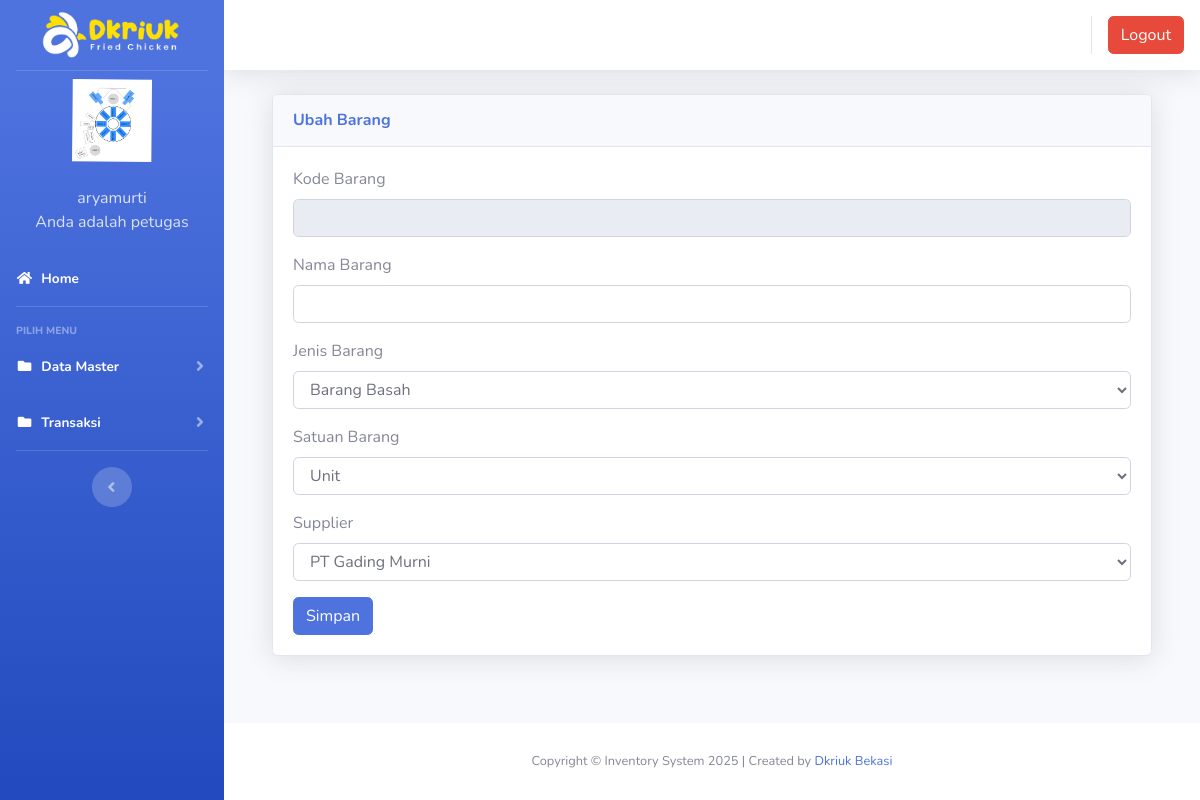
Before: /index2.php?page=gudang&aksi=ubahgudang&kode_barang=BAR-0725001 (signed in) with the older database file.
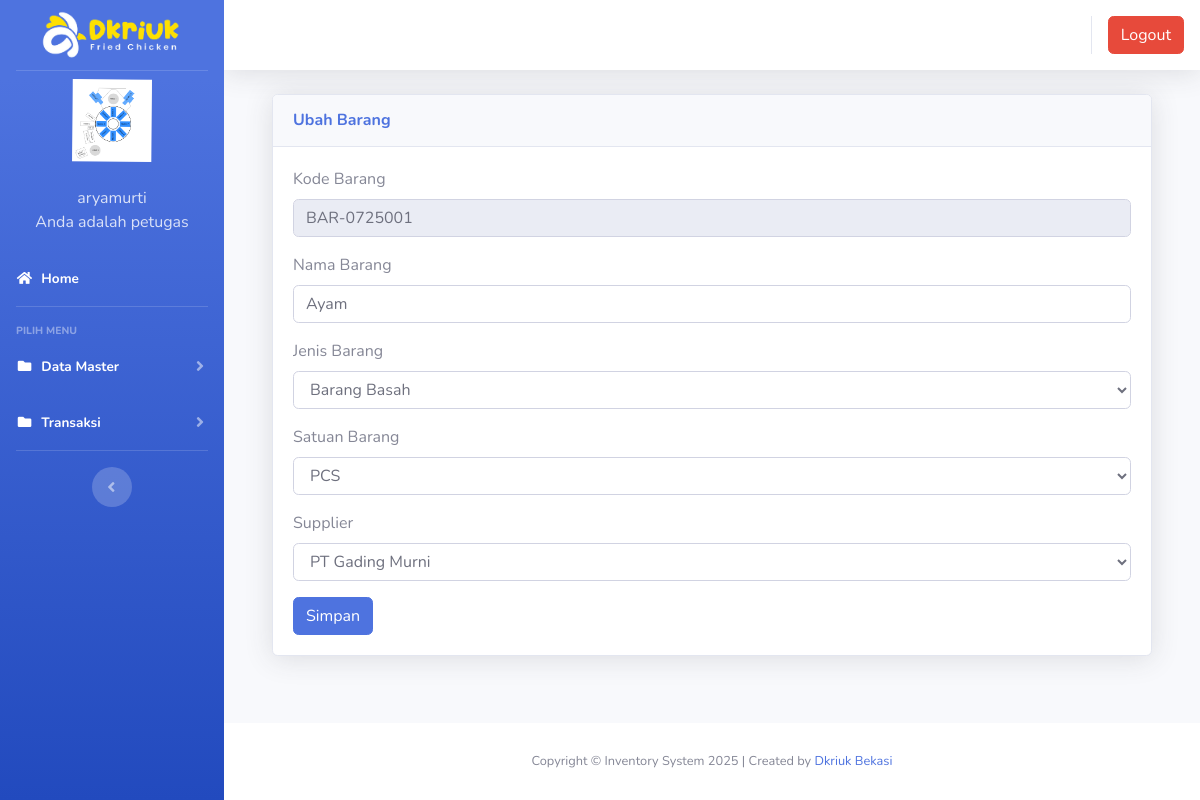
After: the same page with the newer database file.
### tables this page shows
CREATE TABLE IF NOT EXISTS `gudang` (
  `id` int(11) NOT NULL AUTO_INCREMENT,
  `kode_barang` varchar(100) NOT NULL,
  `nama_barang` varchar(100) NOT NULL,
  `jenis_barang` varchar(100) NOT NULL,
  `jumlah` int(100) NOT NULL DEFAULT 0,
  `satuan` varchar(10) NOT NULL,
  PRIMARY KEY (`id`)
);

### page/gudang/ubahgudang.php (the view, shortened to what this page needs)
<?php
$kode_barang = $_GET['kode_barang'];
$sql2 = $koneksi->query("SELECT * FROM gudang WHERE kode_barang = '$kode_barang'");
$tampil = $sql2->fetch_assoc();
?>
<div class="container-fluid">
  <div class="card shadow mb-4">
    <div class="card-header py-3">
      <h6 class="m-0 font-weight-bold text-primary">Ubah Barang</h6>
    </div>
    <div class="card-body">
      <div class="table-responsive">
        <div class="body">
          <form method="POST" enctype="multipart/form-data">
            <label for="">Kode Barang</label>
            <div class="form-group">
              <div class="form-line">
                <input type="text" name="kode_barang" class="form-control" id="kode_barang" value="<?php echo $tampil['kode_barang']; ?>" readonly />
              </div>
            </div>
            <label for="">Nama Barang</label>
            <div class="form-group">
              <div class="form-line">
                <input type="text" name="nama_barang" value="<?php echo $tampil['nama_barang']; ?>" class="form-control" />
              </div>
            </div>
            <label for="">Jenis Barang</label>
            <div class="form-group">
              <div class="form-line">
                <select name="jenis_barang" class="form-control">
                  <?php
                  $sql = $koneksi->query("SELECT * FROM jenis_barang ORDER BY id");
                  while ($data = $sql->fetch_assoc()) {
                    $selected = ($tampil['jenis_barang'] == $data['jenis_barang']) ? 'selected' : '';
                    echo "<option value='$data[id].$data[jenis_barang]' $selected>$data[jenis_barang]</option>";
                  }
                  ?>
                </select>
              </div>
            </div>
            <label for="">Satuan Barang</label>
            <div class="form-group">
              <div class="form-line">
                <select name="satuan" class="form-control">
                  <?php
                  $sql = $koneksi->query("SELECT * FROM satuan ORDER BY id");
                  while ($data = $sql->fetch_assoc()) {
                    $selected = ($tampil['satuan'] == $data['satuan']) ? 'selected' : '';
                    echo "<option value='$data[id].$data[satuan]' $selected>$data[satuan]</option>";
                  }
                  ?>
                </select>
              </div>
            </div>
            <label for="">Supplier</label>
            <div class="form-group">
              <div class="form-line">
                <select name="supplier" class="form-control">
                  <?php
                  $sql_supplier = $koneksi->query("SELECT * FROM tb_supplier ORDER BY nama_supplier");
                  while ($data_supplier = $sql_supplier->fetch_assoc()) {
                    $selected = ($tampil['supplier'] == $data_supplier['nama_supplier']) ? 'selected' : '';
                    echo "<option value='$data_supplier[nama_supplier]' $selected>$data_supplier[nama_supplier]</option>";
                  }
                  ?>
                </select>
              </div>
            </div>
            <input type="submit" name="simpan" value="Simpan" class="btn btn-primary">
          </form>
        </div>
      </div>
    </div>
  </div>
</div>

Changed rows visible on the page:
added gudang: kode_barang "BAR-0725001", nama_barang "Ayam"
Other visible differences:
form field satuan: "Unit" → "PCS"
